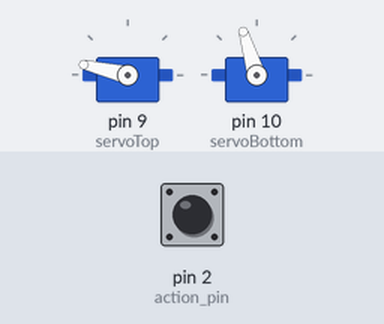
Simulated run of this sketch. Board: Arduino Uno, built with avr-gcc and run on an emulated ATmega328P. On the bench: 2 × servo. Inputs (shaded band) come from the test bench; at power-on: pin 2 (action_pin) HIGH.

Above: at 1.2 s.
1.3 s: pin 2 (action_pin) pulled LOW for 3.2 s
At 1.6 s:
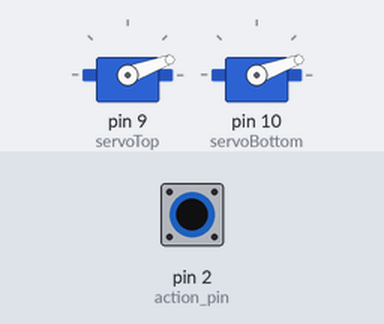
6.0 s: pin 2 (action_pin) pulled LOW for 0.15 s
At 6.4 s:
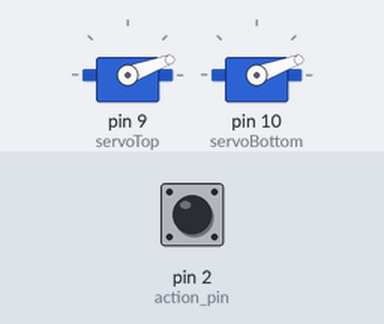
Timing chart, 0 to 9.0 s (numbered marks = the images above; inputs shaded):
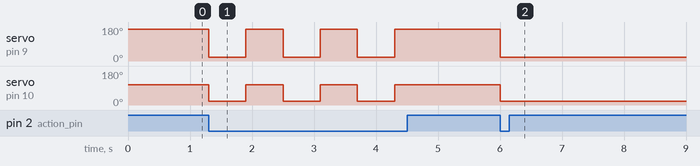

The sketch:

ironman.ino
```cpp
#include <Servo.h>

Servo servoTop;
Servo servoBottom;

const int action_pin = 2;
int location = 31;

int bottom_closed = 107;
int top_closed = 167;
int bottom_open = 20;
int top_open = 20;

void setup() {
  pinMode(action_pin, INPUT_PULLUP);

  servoTop.attach(9);
  servoBottom.attach(10);

  // Set initial positions
  servoTop.write(top_closed);
  servoBottom.write(bottom_closed);
}

void loop() {
  int proximity = digitalRead(action_pin);

  if (proximity == LOW) {
    if (location > bottom_open) {
      moveServos(top_open, bottom_open);
      location = bottom_open;
      delay(600);
    } else {
      moveServos(top_closed, bottom_closed);
      location = bottom_closed;
      delay(600);
    }
  }
}

void moveServos(int topPos, int bottomPos) {
  servoTop.write(topPos);
  servoBottom.write(bottomPos);
}
```

Measured:
- after the input at 1.3 s, servo on pin 9 (servoTop): alternates 167° for 0.60 s and 20° for 0.60 s, 6 changes in all, then stays 167°, starting at once; servo on pin 10 (servoBottom): alternates 107° for 0.60 s and 20° for 0.60 s, 6 changes in all, then stays 107°, starting at once
- after the input at 6.0 s, servo on pin 9 (servoTop): 167° → 20° at once; servo on pin 10 (servoBottom): 107° → 20° at once
